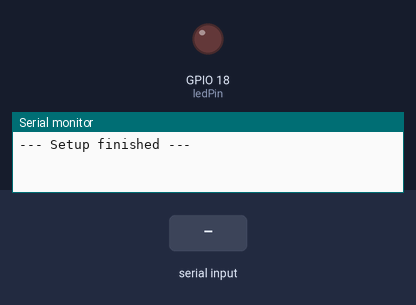
This program was run on a simulated ESP32. Parts: output pins drawn as LEDs (lit = HIGH), the last lines printed to the serial monitor. The inputs (shaded band) are chosen by the test bench.

Above: at 1.2 s.
1.3 s: "led on\n" received over Serial
At 2.2 s:
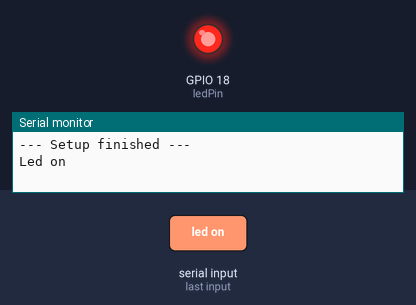
2.8 s: "led off\n" received over Serial
At 3.3 s:
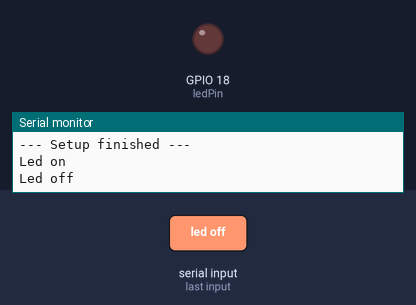
4.3 s: "led toggle\n" received over Serial
At 5.7 s:
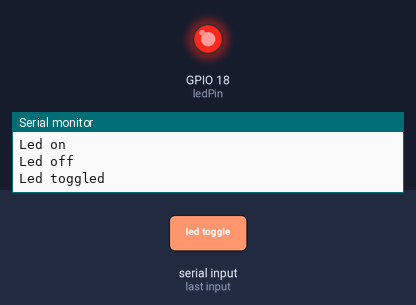
Timing chart, 0 to 7.3 s (numbered marks = the images above; inputs shaded):
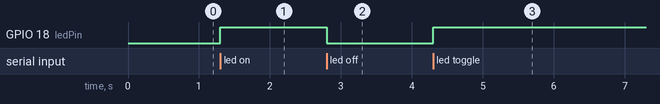

Measured:
- after the input at 1.3 s, GPIO 18 (ledPin): LOW → HIGH at once
- after the input at 2.8 s, GPIO 18 (ledPin): HIGH → LOW at once
- after the input at 4.3 s, GPIO 18 (ledPin): LOW → HIGH at once

The program:

main.cpp
```cpp
#include <Arduino.h>

constexpr uint8_t ledPin = 18;

bool ledState = LOW;

void setup()
{
  Serial.begin(115200);

  pinMode(ledPin, OUTPUT);

  Serial.println("--- Setup finished ---");
}

void loop()
{
  // check if some data is ready to read
  if (Serial.available())
  {
    // read all bytes till end of line '\n' into a String
    String inputString = Serial.readStringUntil('\n');
    // remove all leading/trailing whitespaces
    inputString.trim();
    // convert to lowercase for easier comparison
    inputString.toLowerCase();

    if (inputString.equals("led on"))
    {
      ledState = HIGH;
      Serial.println("Led on");
    }
    else if (inputString.equals("led off"))
    {
      ledState = LOW;
      Serial.println("Led off");
    }
    else if (inputString.equals("led toggle"))
    {
      ledState = !ledState;
      Serial.println("Led toggled");
    }
    else if (inputString.equals("led status"))
    {
      // print led state
      Serial.printf("LedState: %s\r\n", ledState ? "on" : "off");
    }
    else if (inputString.equals("help"))
    {
      // display help
      Serial.println("Usage:");
      Serial.println("-------------");
      Serial.println("led on    \t 'Turns the led on' ");
      Serial.println("led off   \t 'Turns the led off'");
      Serial.println("led toggle\t 'Toggle the led state'");
      Serial.println("led status\t 'Prints the current led state'");
      Serial.println("help:     \t 'Display this help'");
    }
    else
    {
      Serial.println("Invalid command");
    }

    digitalWrite(ledPin, ledState);
  }
}
```
